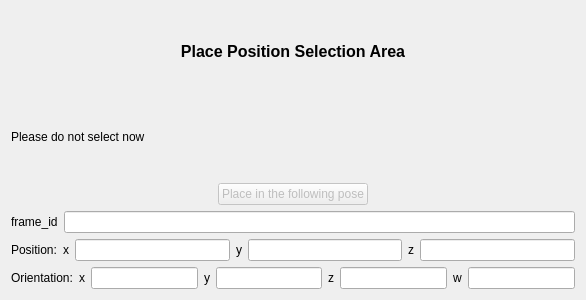
<?xml version="1.0" encoding="UTF-8"?>
<ui version="4.0">
 <class>SrGuiManipulationUi</class>
 <widget class="QWidget" name="SrGuiManipulationUi">
  <property name="geometry">
   <rect>
    <x>0</x>
    <y>0</y>
    <width>586</width>
    <height>300</height>
   </rect>
  </property>
  <property name="windowTitle">
   <string>Event Sequence</string>
  </property>
  <layout class="QGridLayout" name="gridLayout">
   <item row="0" column="0">
    <layout class="QVBoxLayout" name="verticalLayout">
     <item>
      <layout class="QHBoxLayout" name="horizontalLayout_3">
       <item>
        <widget class="QLabel" name="label_2">
         <property name="font">
          <font>
           <pointsize>12</pointsize>
           <weight>75</weight>
           <bold>true</bold>
          </font>
         </property>
         <property name="text">
          <string>Place Position Selection Area</string>
         </property>
         <property name="alignment">
          <set>Qt::AlignCenter</set>
         </property>
        </widget>
       </item>
      </layout>
     </item>
     <item>
      <layout class="QHBoxLayout" name="horizontalLayout_2">
       <item>
        <widget class="QLabel" name="usr_msg_label">
         <property name="text">
          <string>Please do not select now</string>
         </property>
        </widget>
       </item>
      </layout>
     </item>
     <item>
      <layout class="QHBoxLayout" name="horizontalLayout">
       <item>
        <widget class="QPushButton" name="btn_select_place_pose">
         <property name="enabled">
          <bool>false</bool>
         </property>
         <property name="sizePolicy">
          <sizepolicy hsizetype="Maximum" vsizetype="Fixed">
           <horstretch>0</horstretch>
           <verstretch>0</verstretch>
          </sizepolicy>
         </property>
         <property name="toolTip">
          <string>Run object detection and fill table with detected objects. Double click object in table to attempt pickup.</string>
         </property>
         <property name="text">
          <string>Place in the following pose</string>
         </property>
        </widget>
       </item>
      </layout>
     </item>
     <item>
      <layout class="QHBoxLayout" name="horizontalLayout_4">
       <item>
        <widget class="QLabel" name="label">
         <property name="text">
          <string>frame_id</string>
         </property>
        </widget>
       </item>
       <item>
        <widget class="QLineEdit" name="frame_id_Edit">
         <property name="sizePolicy">
          <sizepolicy hsizetype="Expanding" vsizetype="Fixed">
           <horstretch>0</horstretch>
           <verstretch>0</verstretch>
          </sizepolicy>
         </property>
        </widget>
       </item>
      </layout>
     </item>
     <item>
      <layout class="QHBoxLayout" name="horizontalLayout_5">
       <item>
        <widget class="QLabel" name="label_10">
         <property name="text">
          <string>Position:</string>
         </property>
        </widget>
       </item>
       <item>
        <widget class="QLabel" name="label_3">
         <property name="text">
          <string>x</string>
         </property>
        </widget>
       </item>
       <item>
        <widget class="QLineEdit" name="x_Edit">
         <property name="sizePolicy">
          <sizepolicy hsizetype="Expanding" vsizetype="Fixed">
           <horstretch>0</horstretch>
           <verstretch>0</verstretch>
          </sizepolicy>
         </property>
        </widget>
       </item>
       <item>
        <widget class="QLabel" name="label_4">
         <property name="text">
          <string>y</string>
         </property>
        </widget>
       </item>
       <item>
        <widget class="QLineEdit" name="y_Edit">
         <property name="sizePolicy">
          <sizepolicy hsizetype="Expanding" vsizetype="Fixed">
           <horstretch>0</horstretch>
           <verstretch>0</verstretch>
          </sizepolicy>
         </property>
        </widget>
       </item>
       <item>
        <widget class="QLabel" name="label_5">
         <property name="text">
          <string>z</string>
         </property>
        </widget>
       </item>
       <item>
        <widget class="QLineEdit" name="z_Edit">
         <property name="sizePolicy">
          <sizepolicy hsizetype="Expanding" vsizetype="Fixed">
           <horstretch>0</horstretch>
           <verstretch>0</verstretch>
          </sizepolicy>
         </property>
        </widget>
       </item>
      </layout>
     </item>
     <item>
      <layout class="QHBoxLayout" name="horizontalLayout_6">
       <item>
        <widget class="QLabel" name="label_11">
         <property name="text">
          <string>Orientation:</string>
         </property>
        </widget>
       </item>
       <item>
        <widget class="QLabel" name="label_6">
         <property name="text">
          <string>x</string>
         </property>
        </widget>
       </item>
       <item>
        <widget class="QLineEdit" name="x_Quat_Edit">
         <property name="sizePolicy">
          <sizepolicy hsizetype="Expanding" vsizetype="Fixed">
           <horstretch>0</horstretch>
           <verstretch>0</verstretch>
          </sizepolicy>
         </property>
        </widget>
       </item>
       <item>
        <widget class="QLabel" name="label_7">
         <property name="text">
          <string>y</string>
         </property>
        </widget>
       </item>
       <item>
        <widget class="QLineEdit" name="y_Quat_Edit">
         <property name="sizePolicy">
          <sizepolicy hsizetype="Expanding" vsizetype="Fixed">
           <horstretch>0</horstretch>
           <verstretch>0</verstretch>
          </sizepolicy>
         </property>
        </widget>
       </item>
       <item>
        <widget class="QLabel" name="label_8">
         <property name="text">
          <string>z</string>
         </property>
        </widget>
       </item>
       <item>
        <widget class="QLineEdit" name="z_Quat_Edit">
         <property name="sizePolicy">
          <sizepolicy hsizetype="Expanding" vsizetype="Fixed">
           <horstretch>0</horstretch>
           <verstretch>0</verstretch>
          </sizepolicy>
         </property>
        </widget>
       </item>
       <item>
        <widget class="QLabel" name="label_9">
         <property name="text">
          <string>w</string>
         </property>
        </widget>
       </item>
       <item>
        <widget class="QLineEdit" name="w_Quat_Edit">
         <property name="sizePolicy">
          <sizepolicy hsizetype="Expanding" vsizetype="Fixed">
           <horstretch>0</horstretch>
           <verstretch>0</verstretch>
          </sizepolicy>
         </property>
        </widget>
       </item>
      </layout>
     </item>
    </layout>
   </item>
  </layout>
 </widget>
 <resources/>
 <connections/>
</ui>
